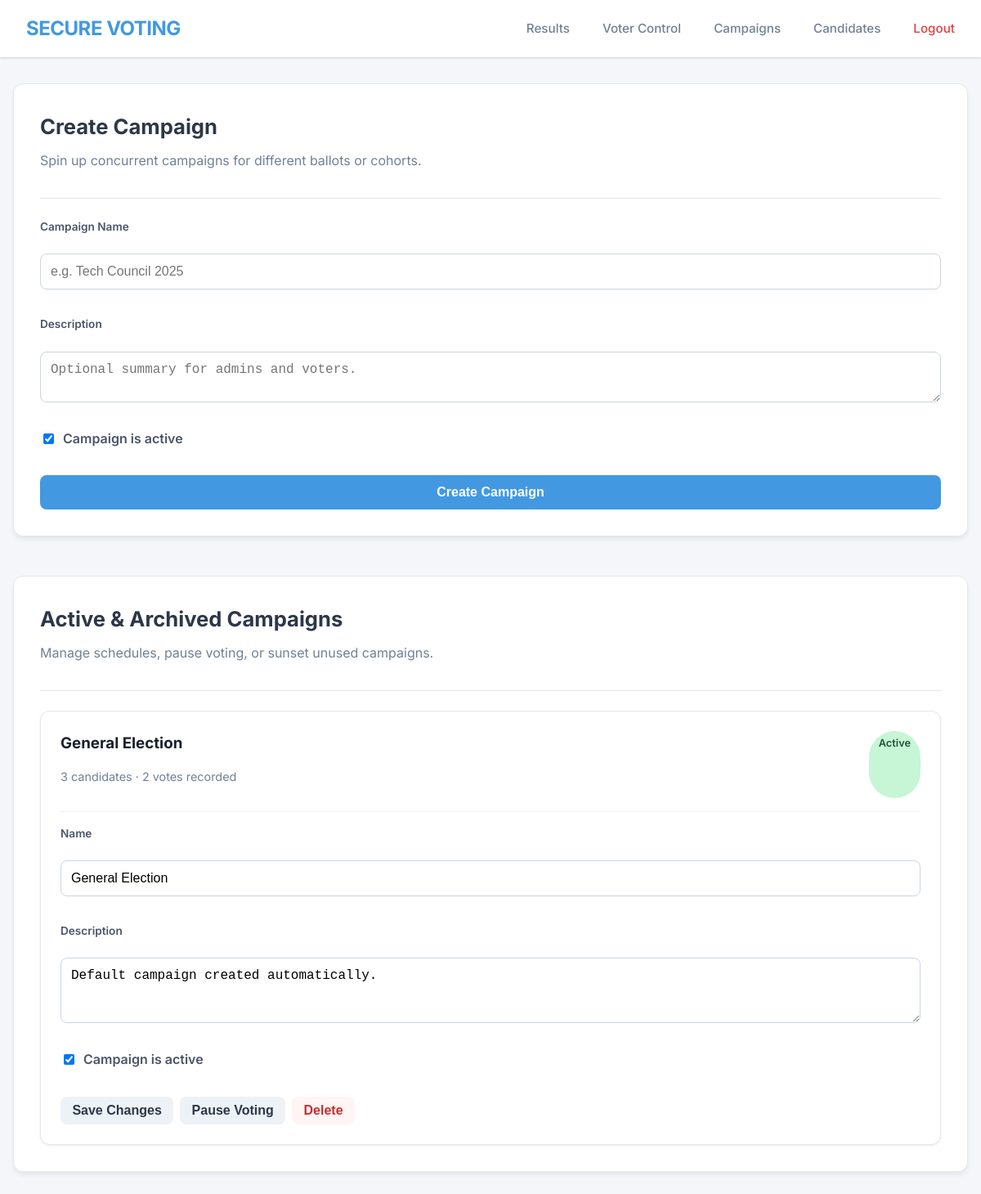
Page /admin/campaigns (signed in) on the committed database.
### models/vote_model.py (models this page shows)
class Campaign(db.Model):
    __tablename__ = "campaigns"
    id = db.Column(db.Integer, primary_key=True)
    name = db.Column(db.String(120), unique=True, nullable=False)
    description = db.Column(db.Text, nullable=True)
    is_active = db.Column(db.Boolean, nullable=False, default=True)
    start_at = db.Column(db.DateTime, nullable=True)
    end_at = db.Column(db.DateTime, nullable=True)
    created_at = db.Column(db.DateTime, server_default=db.func.now())
    candidates = db.relationship(
        "Candidate", back_populates="campaign", cascade="all, delete-orphan"
    )
    votes = db.relationship("Vote", back_populates="campaign", cascade="all, delete")

### app.py (the view, shortened to what this page needs)
    @app.route("/admin/campaigns", methods=["GET", "POST"])
    @admin_required
    def admin_campaigns():
        campaigns = Campaign.query.order_by(
            Campaign.is_active.desc(), Campaign.created_at.desc()
        ).all()
        return render_template("admin_campaigns.html", campaigns=campaigns)

### templates/admin_campaigns.html (shortened to what this page needs)
{% extends "base.html" %}
{% block content %}
<section class="section-wrapper">
    <div class="card">
        <div class="card-header">
            <h2>Create Campaign</h2>
            <p>Spin up concurrent campaigns for different ballots or cohorts.</p>
        </div>
        <form method="post">
            <label class="form-control-label">Campaign Name</label>
            <input class="form-control" type="text" name="name" placeholder="e.g. Tech Council 2025" required>
            <label class="form-control-label">Description</label>
            <textarea class="form-control" name="description" placeholder="Optional summary for admins and voters."></textarea>
            <label class="checkbox-row">
                <input type="checkbox" name="is_active" checked>
                Campaign is active
            </label>
            <button class="primary-btn" type="submit">Create Campaign</button>
        </form>
    </div>
</section>
<section class="section-wrapper">
    <div class="card">
        <div class="card-header">
            <h2>Active & Archived Campaigns</h2>
            <p>Manage schedules, pause voting, or sunset unused campaigns.</p>
        </div>
        {% if campaigns %}
            <div class="campaign-list">
                {% for campaign in campaigns %}
                    <div class="campaign-row">
                        <div class="campaign-header">
                            <div>
                                <h3 style="margin: 0;">{{ campaign.name }}</h3>
                                <p class="usage-metrics">
                                    {{ campaign.candidates|length }} candidates · {{ campaign.votes|length }} votes recorded
                                </p>
                            </div>
                            <span class="status-badge {% if campaign.is_active %}status-active{% else %}status-paused{% endif %}">
                                {% if campaign.is_active %}Active{% else %}Paused{% endif %}
                            </span>
                        </div>
                        <form method="post" class="campaign-form">
                            <label class="form-control-label">Name</label>
                            <input class="form-control" type="text" name="name" value="{{ campaign.name }}" required>
                            <label class="form-control-label">Description</label>
                            <textarea class="form-control" name="description">{{ campaign.description }}</textarea>
                            <label class="checkbox-row">
                                <input type="checkbox" name="is_active" {% if campaign.is_active %}checked{% endif %}>
                                Campaign is active
                            </label>
                            <div class="campaign-actions">
                                <button class="btn btn-secondary" type="submit">Save Changes</button>
                                <button class="btn btn-secondary" name="action" value="toggle_active" type="submit">
                                    {% if campaign.is_active %}Pause Voting{% else %}Resume Voting{% endif %}
                                </button>
                                <button class="btn btn-danger" name="action" value="delete" onclick="return confirm('Delete {{ campaign.name }}? This removes all associated candidates. Votes must be cleared first.');">
                                    Delete
                                </button>
                            </div>
                        </form>
                    </div>
                {% endfor %}
            </div>
        {% else %}
            <p style="text-align: center; color: #718096; padding: 2rem 0;">No campaigns yet. Create your first campaign above.</p>
        {% endif %}
    </div>
</section>
{% endblock %}

### static/css/main.css (style rules this page uses)
:root { font-family: "Inter", system-ui, -apple-system, BlinkMacSystemFont, sans-serif; background-color: #f4f6fb; color: #1f2933; }
body { margin: 0; }
.card { background: #fff; padding: 2rem; border-radius: 12px; box-shadow: 0 10px 25px rgba(15, 23, 42, 0.08); }
form { display: flex; flex-direction: column; gap: 1rem; }
input, button, textarea { padding: 0.75rem; border-radius: 8px; border: 1px solid #cbd5e1; font-size: 1rem; }
button { background: #0d6efd; color: #fff; border: none; cursor: pointer; }

### templates/base.html (style rules this page uses)
:root { --primary-color: #4299e1; --primary-hover: #3182ce; --bg-color: #f4f6f9; --text-dark: #1a202c; --text-light: #718096; --white: #ffffff; --shadow-sm: 0 1px 3px 0 rgba(0, 0, 0, 0.1), 0 1px 2px 0 rgba(0, 0, 0, 0.06); --shadow-md: 0 4px 6px -1px rgba(0, 0, 0, 0.1), 0 2px 4px -1px rgba(0, 0, 0, 0.06); }
body { margin: 0; padding: 0; font-family: 'Inter', sans-serif; background-color: var(--bg-color); color: var(--text-dark); line-height: 1.6; min-height: 100vh; display: flex; flex-direction: column; }

### templates/admin_campaigns.html (style rules this page uses)
.section-wrapper { margin-bottom: 3rem; }
.card { background: #ffffff; border-radius: 12px; border: 1px solid #e2e8f0; box-shadow: 0 4px 6px -1px rgba(0, 0, 0, 0.08); padding: 2rem; }
.card-header { border-bottom: 1px solid #e2e8f0; margin-bottom: 1.5rem; padding-bottom: 1rem; }
.card-header h2 { margin: 0; color: #2d3748; font-size: 1.6rem; }
.card-header p { color: #718096; margin-top: 0.5rem; }
.form-control { width: 100%; padding: 0.75rem; border: 1px solid #cbd5e0; border-radius: 8px; font-size: 1rem; box-sizing: border-box; margin-bottom: 1rem; }
.form-control-label { display: block; font-size: 0.85rem; font-weight: 600; color: #4a5568; margin-bottom: 0.35rem; }
.checkbox-row { display: flex; align-items: center; gap: 0.5rem; margin-bottom: 1rem; color: #4a5568; font-weight: 600; }
.primary-btn { background-color: #4299e1; color: #fff; border: none; border-radius: 8px; padding: 0.75rem 1.5rem; font-weight: 600; cursor: pointer; width: 100%; }
.campaign-list { display: flex; flex-direction: column; gap: 1.5rem; }
.campaign-row { border: 1px solid #e2e8f0; border-radius: 12px; padding: 1.5rem; background: #fff; box-shadow: 0 1px 3px rgba(0,0,0,0.08); }
.campaign-header { display: flex; justify-content: space-between; flex-wrap: wrap; gap: 0.75rem; border-bottom: 1px solid #edf2f7; padding-bottom: 1rem; margin-bottom: 1rem; }
.status-badge { padding: 0.3rem 0.75rem; border-radius: 999px; font-size: 0.8rem; font-weight: 600; }
.status-active { background: #c6f6d5; color: #22543d; }
.campaign-actions { display: flex; gap: 0.5rem; flex-wrap: wrap; }
.btn { border: none; border-radius: 8px; padding: 0.5rem 0.9rem; font-weight: 600; cursor: pointer; }
.btn-secondary { background: #edf2f7; color: #2d3748; }
.btn-danger { background: #fff5f5; color: #c53030; }
.campaign-form textarea { min-height: 80px; resize: vertical; }
.usage-metrics { color: #718096; font-size: 0.9rem; }

### rows in the picture
Campaign: name "General Election", candidates|length "3", votes|length "2", shows "Active", description "Default campaign created automatically.", is_active "☑", shows "Pause Voting"
